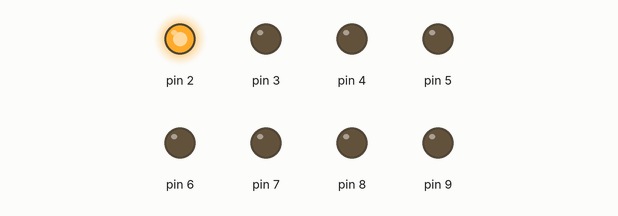
Simulated run of this sketch. Board: Arduino Uno, built with avr-gcc and run on an emulated ATmega328P. Shown: output pins drawn as LEDs (lit = HIGH).

Above: at 0.1 s.
At 1.6 s:
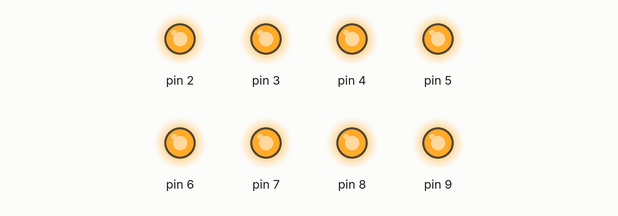
At 2.9 s:
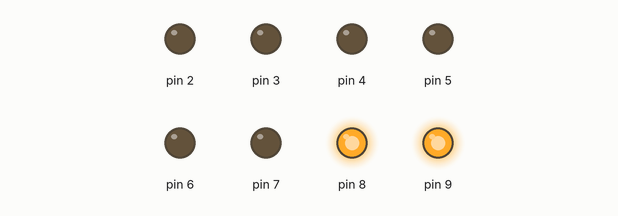
At 4.2 s:
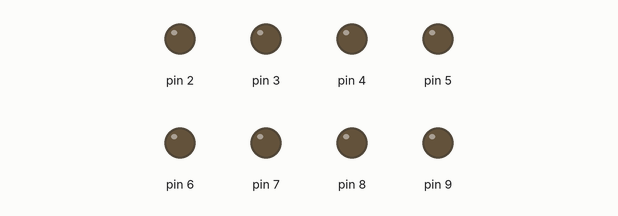
At 6.5 s:
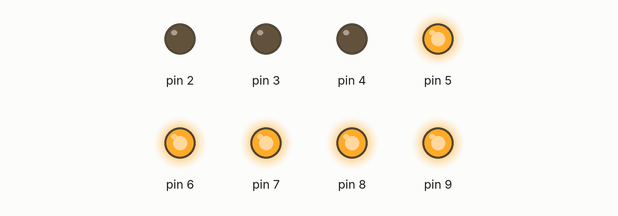
At 8.7 s:
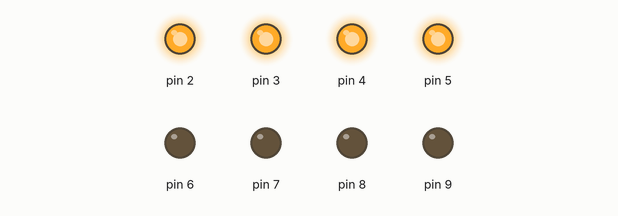
Timing chart, 0 to 10.9 s (numbered marks = the images above):
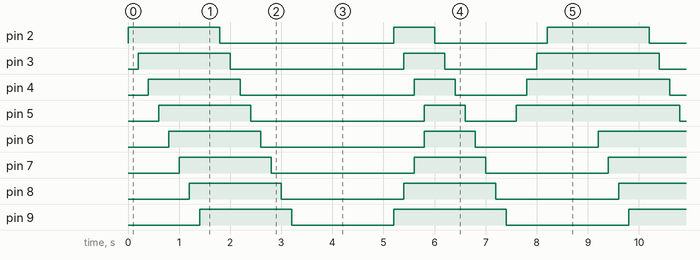

Measured:
- by itself, pin 2: repeats every 8.4 s: LOW 3.4 s, HIGH 0.80 s, LOW 2.2 s, HIGH 2.0 s
- by itself, pin 3: repeats every 8.4 s: LOW 3.4 s, HIGH 0.80 s, LOW 1.8 s, HIGH 2.4 s
- by itself, pin 4: repeats every 8.4 s: LOW 3.4 s, HIGH 0.80 s, LOW 1.4 s, HIGH 2.8 s
- by itself, pin 5: repeats every 8.4 s: LOW 3.4 s, HIGH 0.80 s, LOW 1.0 s, HIGH 3.2 s
- by itself, pin 6: repeats every 8.4 s: LOW 3.2 s, HIGH 1.0 s, LOW 2.4 s, HIGH 1.8 s
- by itself, pin 7: repeats every 8.4 s: LOW 2.8 s, HIGH 1.4 s, LOW 2.4 s, HIGH 1.8 s
- by itself, pin 8: alternates HIGH for 1.8 s and LOW for 2.4 s
- by itself, pin 9: repeats every 8.4 s: LOW 2.0 s, HIGH 2.2 s, LOW 2.4 s, HIGH 1.8 s

The sketch:

komutGonderme.ino
```cpp
#include "ledShow.h"
Ledshow show;
void setup() {
  show.setup();
}

void loop() {
  show.setAction("flipflop");
  show.show();
  show.setAction("disco");
  show.show();
}
```

ledShow.h
```cpp
class Ledshow{
    String action="";
  public:
    void setup(){
      int i=0;
      for(i=2;i<=9;i++){
        pinMode(i,OUTPUT);
      }
    }
    void setAction(String a){
      action=a;
    }
    void show(){
      if(action=="flipflop")flipFlop();
      if(action=="disco")disco();
    }
    void flipFlop(){
        turnOn();
        delay(200);
        turnOff();
        delay(200);
    }
    void disco(){
        turnOff();
        inside();
        turnOff();
        outside();

     }
  private:
    void ordered(){
      int i;
      for(i=2;i<=9;i++){
        digitalWrite(i,HIGH);
        delay(200);
      }
    }
    void turnOff(){
      int i;
      for(i=2;i<=9;i++){
        digitalWrite(i,LOW);
        delay(200);
      }
    }
    void turnOn(){
      int i;
      for(i=2;i<=9;i++){
       digitalWrite(i,HIGH);
       delay(200);
      }
    }
    void inside(){
        int i;
        for(i=2;i<=5;i++){
          digitalWrite(i,HIGH);
          digitalWrite(11-i,HIGH);
          delay(200);
     }
    }
    void outside(){
        int i;
        for(i=5;i>=2;i--){
          digitalWrite(i,HIGH);
          digitalWrite( i,HIGH);
          delay(200);
     }
    }
};
```
